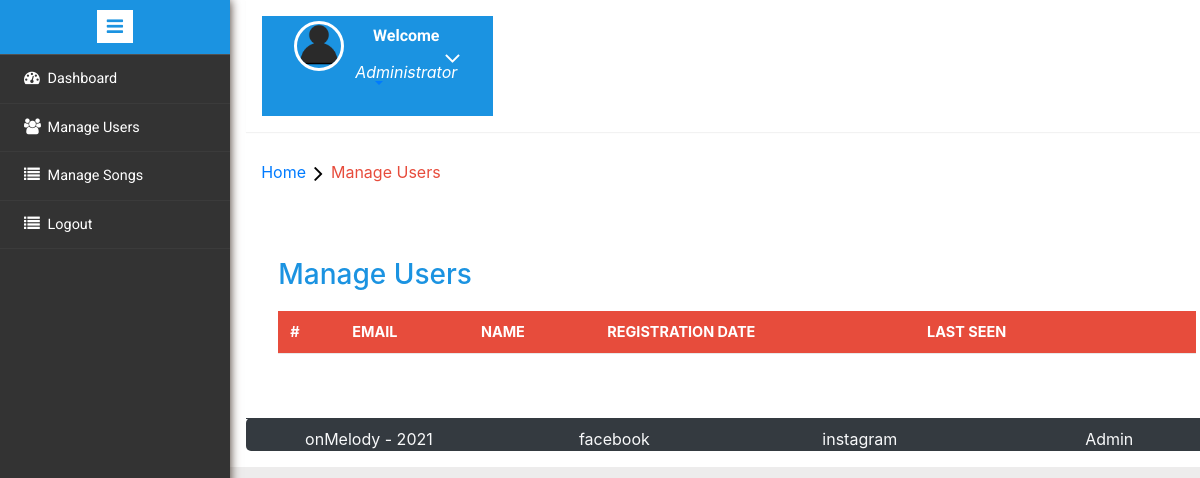
Before: /admin/manage-users.php (signed in) with the older database file.
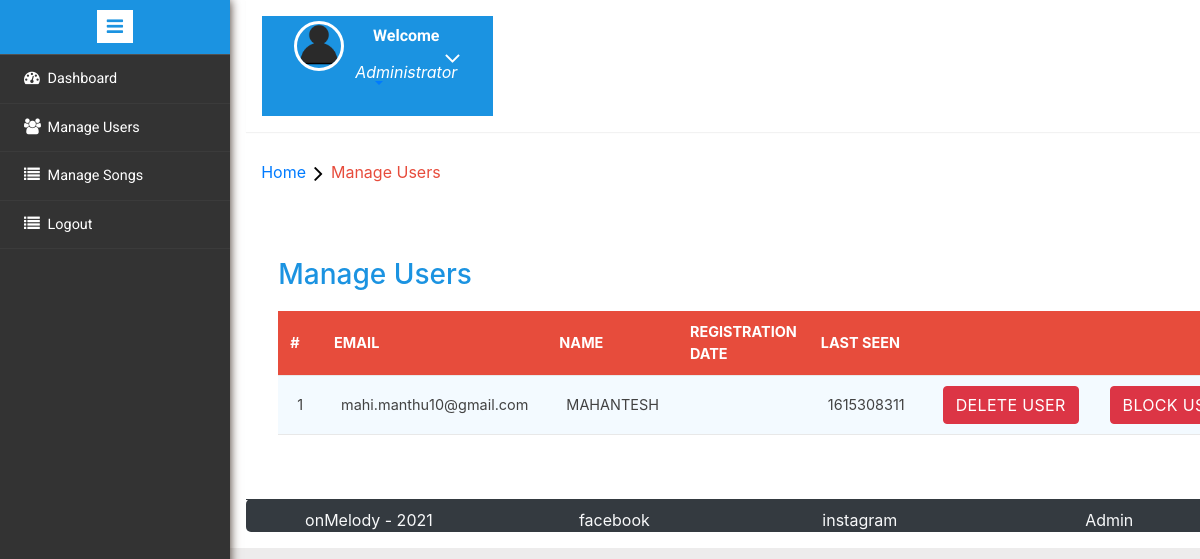
After: the same page with the newer database file.
### tables this page shows
CREATE TABLE `users` (
  `user_id` int(11) NOT NULL,
  `username` varchar(45) DEFAULT NULL,
  `password` text DEFAULT NULL,
  `first_name` varchar(45) DEFAULT NULL,
  `last_name` varchar(45) DEFAULT NULL,
  `reg_date` varchar(45) DEFAULT NULL,
  `last_seen` varchar(45) DEFAULT NULL,
  `photo` varchar(45) DEFAULT NULL,
  `verify` int(11) NOT NULL,
  `code` varchar(40) NOT NULL,
  `block_status` int(11) NOT NULL
);

### admin/manage-users.php (the view, shortened to what this page needs)
<?php
include('includes/db.php');
if (strlen($_SESSION['alogin']) == 0) {
	header('location:index.php');
} else {
?>
	<!DOCTYPE HTML>
	<html>
	<head>
		<link href="css/bootstrap.min.css" rel='stylesheet' type='text/css' />
		<link href="css/style.css" rel='stylesheet' type='text/css' />
		<link rel="stylesheet" href="css/morris.css" type="text/css" />
		<link href="css/font-awesome.css" rel="stylesheet">
		<link rel="stylesheet" type="text/css" href="css/table-style.css" />
		<link rel="stylesheet" type="text/css" href="css/basictable.css" />
		<link rel="stylesheet" href="https://maxcdn.bootstrapcdn.com/bootstrap/4.0.0/css/bootstrap.min.css">
		<link rel="stylesheet" href="css/icon-font.min.css" type='text/css' />
	</head>
	<body>
		<div class="page-container">
			<div class="left-content">
				<div class="mother-grid-inner">
					<?php include('./includes/header.php'); ?>
				</div>
				<ol class="breadcrumb">
					<li class="breadcrumb-item"><a href="index.html">Home</a><i class="fa fa-angle-right"></i>Manage Users</li>
				</ol>
				<div class="agile-grids">
					<div class="agile-tables">
						<div class="w3l-table-info">
							<h2>Manage Users</h2>
							<table id="table">
								<thead>
									<tr>
										<th>#</th>
										<th>Email</th>
										<th>Name</th>
										<th>Registration Date </th>
										<th>Last Seen</th>
										<th></th>
										<th></th>
									</tr>
								</thead>
								<tbody>
									<?php $sql = "SELECT * from users";
									$query = mysqli_query($conn, $sql);
									$cnt = 1;
									if (mysqli_num_rows($query) > 0) {
										while ($result = $query->fetch_assoc()) {				?>
											<tr>
												<td><?php echo htmlentities($cnt); ?></td>
												<td><?php echo htmlentities($result['username']); ?></td>
												<td><?php echo htmlentities($result['first_name']) . " " . htmlentities($result['last_name']); ?></td>
												<td><?php echo htmlentities($result['reg_date']); ?></td>
												<td><?php echo htmlentities($result['last_seen']); ?></td>
												<td><a href="delete.php?userid=<?php echo $result['user_id'] ?>" class="btn btn-danger">Delete User</a></td>
												<?php
												if ($result['block_status'] == 0) { ?>
													<td><a href="#" id="blockuser" class="btn btn-danger">Block User</a></td>
												<?php
												} else {
												?>
													<td><a href="#" id="unblockuser" class="btn btn-danger">UnBlock User</a></td>
												<?php
												}
												?>
											</tr>
									<?php $cnt = $cnt + 1;
										}
									} ?>
								</tbody>
							</table>
						</div>
					</div>
					<?php include('includes/footer.php'); ?>
			<?php include('includes/sidebarmenu.php'); ?>
	</body>
	</html>
<?php } ?>

Changed rows visible on the page:
added users: username "mahi.manthu10@gmail.com", first_name "MAHANTESH", last_seen "1615308311", block_status "BLOCK…"
